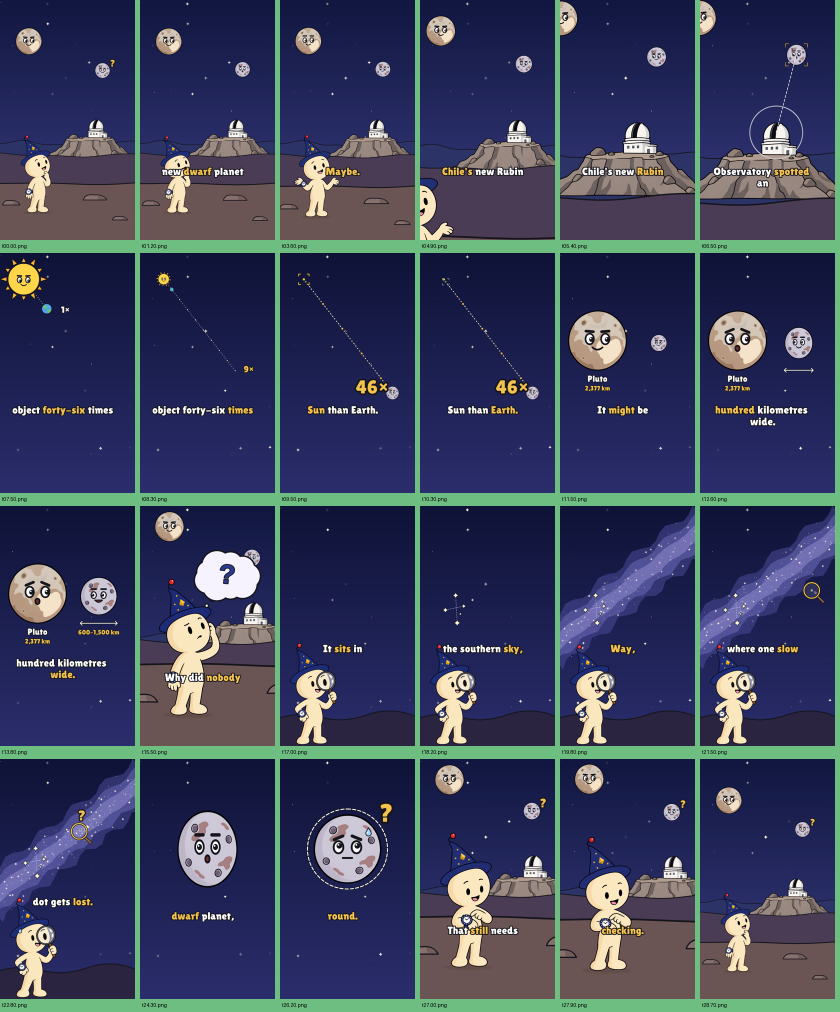
#> input picture dot-studio/images/dwarf-planet-ed138/qa/beats.png, 1680 x 2024 px, given as the content of the folder qa/m1.png, which was not available (shown at 1/2 size)
$ python contact.py qa qa/m1.png
#> lines starting #> are read from the running program, lines starting #| are printed output that depends on the picture; pictures that were not available may be replaced by others from this repository, and a replacement may not be noted
# contact.py OUT.png DIR - every still in DIR (0.5x frames) in one grid with its time, for checking beats
import os, sys
from PIL import Image, ImageDraw
out, d = sys.argv[1], sys.argv[2]
files = sorted(f for f in os.listdir(d) if f.endswith(".png"))
cols, w = 6, 270
h = w * 16 // 9
rows = (len(files) + cols - 1) // cols
sheet = Image.new("RGB", (cols * (w + 10), rows * (h + 26)), (110, 190, 130))
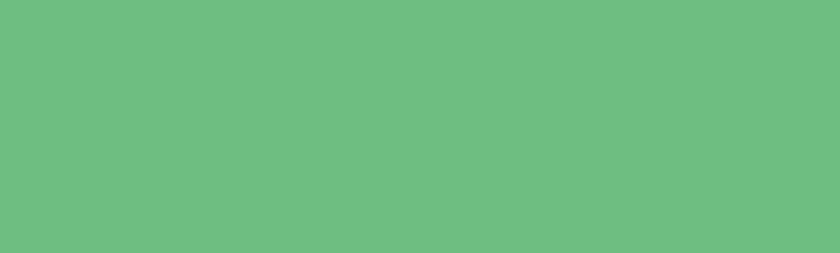
#> sheet: PIL image 1680x506 RGB (shown at 1/2 size); mean R, G, B 110, 190, 130
dr = ImageDraw.Draw(sheet)
for i, f in enumerate(files):
    im = Image.open(os.path.join(d, f)).convert("RGB").resize((w, h))
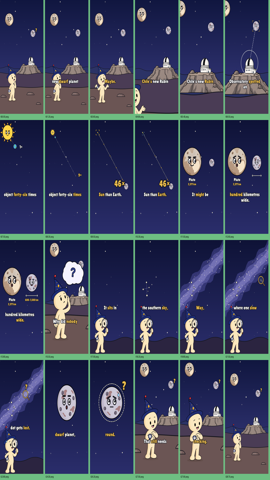
#> im: PIL image 270x480 RGB; mean R, G, B 59.4, 65.1, 93.2
    x, y = (i % cols) * (w + 10), (i // cols) * (h + 26)
    sheet.paste(im, (x, y))
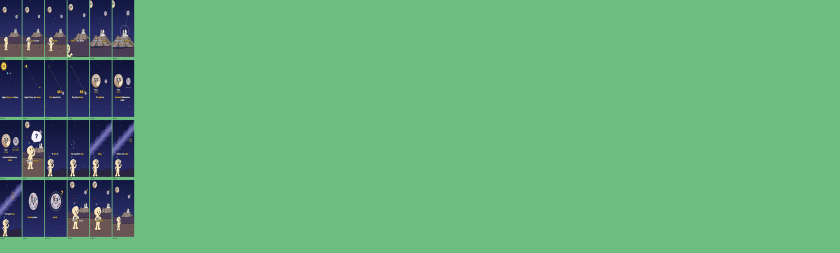
#> sheet: PIL image 1680x506 RGB (shown at 1/2 size); mean R, G, B 102.3, 171, 124.4
    dr.text((x + 4, y + h + 6), f, fill=(0, 0, 0))
sheet.save(out)
